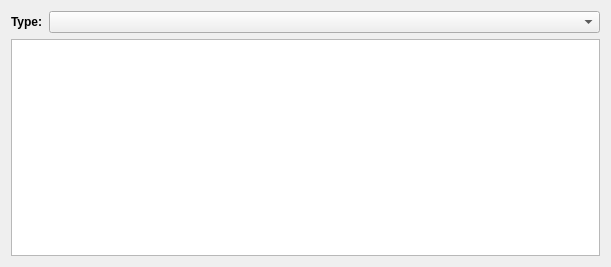
<?xml version="1.0" encoding="UTF-8"?>
<ui version="4.0">
 <class>SetupTabReordering</class>
 <widget class="QWidget" name="SetupTabReordering">
  <property name="geometry">
   <rect>
    <x>0</x>
    <y>0</y>
    <width>611</width>
    <height>267</height>
   </rect>
  </property>
  <property name="windowTitle">
   <string>Matrix</string>
  </property>
  <layout class="QVBoxLayout" name="verticalLayout">
   <item>
    <layout class="QHBoxLayout" name="horizontalLayout">
     <item>
      <widget class="QLabel" name="label_4">
       <property name="font">
        <font>
         <weight>75</weight>
         <bold>true</bold>
        </font>
       </property>
       <property name="text">
        <string>Type:</string>
       </property>
      </widget>
     </item>
     <item>
      <widget class="QComboBox" name="comboBoxConversionType">
       <property name="sizePolicy">
        <sizepolicy hsizetype="Expanding" vsizetype="Fixed">
         <horstretch>0</horstretch>
         <verstretch>0</verstretch>
        </sizepolicy>
       </property>
      </widget>
     </item>
    </layout>
   </item>
   <item>
    <widget class="QTableView" name="tableViewOperations">
     <property name="sizePolicy">
      <sizepolicy hsizetype="Expanding" vsizetype="MinimumExpanding">
       <horstretch>0</horstretch>
       <verstretch>0</verstretch>
      </sizepolicy>
     </property>
     <property name="contextMenuPolicy">
      <enum>Qt::CustomContextMenu</enum>
     </property>
     <property name="alternatingRowColors">
      <bool>true</bool>
     </property>
     <attribute name="horizontalHeaderMinimumSectionSize">
      <number>10</number>
     </attribute>
     <attribute name="verticalHeaderMinimumSectionSize">
      <number>10</number>
     </attribute>
    </widget>
   </item>
  </layout>
 </widget>
 <resources/>
 <connections/>
</ui>
